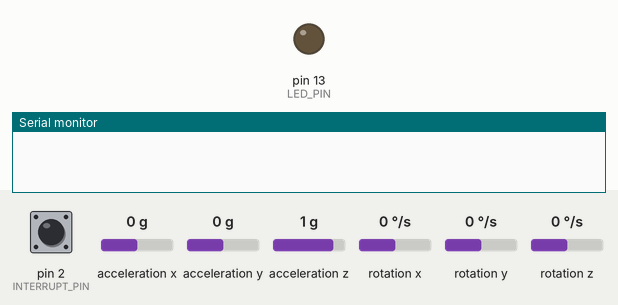
Recording of a sketch running on a simulated Arduino Uno, built with avr-gcc and run on an emulated ATmega328P. On the bench: output pins drawn as LEDs (lit = HIGH), the last lines printed to the serial monitor. Dashed ring = blinking. The test bench sets the inputs (shaded band); at power-on: acceleration z 1 g, pin 2 (INTERRUPT_PIN) LOW, acceleration x 0 g, acceleration y 0 g, rotation x 0 °/s, rotation y 0 °/s, rotation z 0 °/s. The sensor or clock chip raises its interrupt line as the real part does.

Above: at 0.1 s.
At 5.28 s:
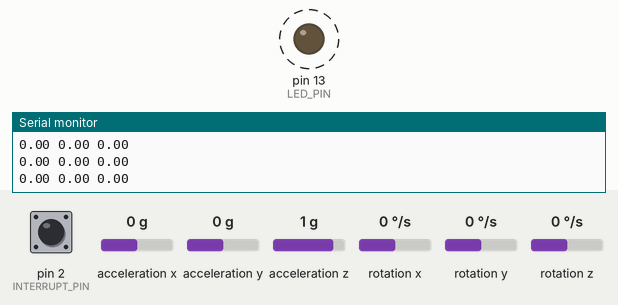
5.3 s: acceleration z set to -1.4 g
Timing chart, 0 to 33.3 s (numbered marks = the images above; inputs shaded):
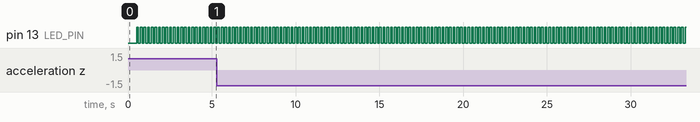

Measured:
- by itself, pin 13 (LED_PIN): alternates HIGH for 0.11 s and LOW for 0.11 s

The sketch:

arduino_ypr_code_MPU6050.ino
```cpp
#include "I2Cdev.h"

#include "MPU6050_6Axis_MotionApps20.h"

MPU6050 mpu;
//MPU6050 mpu(0x69); // <-- use for AD0 high

/* =========================================================================
   NOTE: In addition to connection 3.3v, GND, SDA, and SCL, this sketch
   depends on the MPU-6050's INT pin being connected to the Arduino's
   D4 pin.
 * ========================================================================= */


#define OUTPUT_READABLE_YAWPITCHROLL


#define INTERRUPT_PIN 2  // use pin 2 on Arduino Uno & most boards
#define LED_PIN 13 // (Arduino is 13, Teensy is 11, Teensy++ is 6)
bool blinkState = false;

// MPU control/status vars
bool dmpReady = false;  // set true if DMP init was successful
uint8_t mpuIntStatus;   // holds actual interrupt status byte from MPU
uint8_t devStatus;      // return status after each device operation (0 = success, !0 = error)
uint16_t packetSize;    // expected DMP packet size (default is 42 bytes)
uint16_t fifoCount;     // count of all bytes currently in FIFO
uint8_t fifoBuffer[64]; // FIFO storage buffer

// orientation/motion vars
Quaternion q;           // [w, x, y, z]         quaternion container
VectorInt16 aa;         // [x, y, z]            accel sensor measurements
VectorInt16 aaReal;     // [x, y, z]            gravity-free accel sensor measurements
VectorInt16 aaWorld;    // [x, y, z]            world-frame accel sensor measurements
VectorFloat gravity;    // [x, y, z]            gravity vector
float ypr[3];           // [yaw, pitch, roll]   yaw/pitch/roll container and gravity vector


// ================================================================
// ===               INTERRUPT DETECTION ROUTINE                ===
// ================================================================

volatile bool mpuInterrupt = false;     // indicates whether MPU interrupt pin has gone high
void dmpDataReady() {
    mpuInterrupt = true;
}


// ================================================================
// ===                      INITIAL SETUP                       ===
// ================================================================

void setup() {
    // join I2C bus (I2Cdev library doesn't do this automatically)
    Wire.begin();
    Wire.setClock(400000); // 400kHz I2C clock. Comment this line if having compilation difficulties

    Serial.begin(9600);

    // initialize device
    mpu.initialize();
    pinMode(INTERRUPT_PIN, INPUT);


    // load and configure the DMP
    devStatus = mpu.dmpInitialize();

    // supply your own gyro offsets here, scaled for min sensitivity
    mpu.setXGyroOffset(mpu.getXGyroOffset());
    mpu.setYGyroOffset(mpu.getYGyroOffset());
    mpu.setZGyroOffset(mpu.getZGyroOffset());
    mpu.setZAccelOffset(mpu.getZAccelOffset()); // 1688 factory default for my test chip

    // make sure it worked (returns 0 if so)
    if (devStatus == 0) {
        // Calibration Time: generate offsets and calibrate our MPU6050
        mpu.CalibrateAccel(6);
        mpu.CalibrateGyro(6);
        mpu.PrintActiveOffsets();
        // turn on the DMP, now that it's ready
        mpu.setDMPEnabled(true);

        // enable Arduino interrupt detection
        attachInterrupt(digitalPinToInterrupt(INTERRUPT_PIN), dmpDataReady, RISING);
        mpuIntStatus = mpu.getIntStatus();

        // set our DMP Ready flag so the main loop() function knows it's okay to use it
        dmpReady = true;

        // get expected DMP packet size for later comparison
        packetSize = mpu.dmpGetFIFOPacketSize();
    } else {
        // ERROR!
        // 1 = initial memory load failed
        // 2 = DMP configuration updates failed
        // (if it's going to break, usually the code will be 1)
    }

    // configure LED for output
    pinMode(LED_PIN, OUTPUT);
}


bool binary = false;
bool timestamp = false;

// ================================================================
// ===                    MAIN PROGRAM LOOP                     ===
// ================================================================

void loop() {
    // if programming failed, don't try to do anything
    if (!dmpReady) return;
    // read a packet from FIFO
    if (mpu.dmpGetCurrentFIFOPacket(fifoBuffer)) { // Get the Latest packet

        // display Euler angles in degrees
        mpu.dmpGetQuaternion(&q, fifoBuffer);
        mpu.dmpGetGravity(&gravity, &q);
        mpu.dmpGetYawPitchRoll(ypr, &q, &gravity);
        for (int i = 0; i < 3; i++)
          ypr[i] *= 180/M_PI;
        if (binary) {
          char buffer[sizeof(ypr)+1];
          buffer[sizeof(ypr)] = 0;
          for (int i = 0; i < sizeof(ypr);  i++)
            buffer[i] = ((char*)(ypr))[i];
          Serial.println(buffer);
        } else {
          if (timestamp) {
            Serial.print(millis());
            Serial.print(" ");
          }
          Serial.print(ypr[0]);
          Serial.print(" ");
          Serial.print(ypr[1]);
          Serial.print(" ");
          Serial.println(ypr[2]);
        }

        // blink LED to indicate activity
        blinkState = !blinkState;
        digitalWrite(LED_PIN, blinkState);
    }

    delay(100);
}
```
